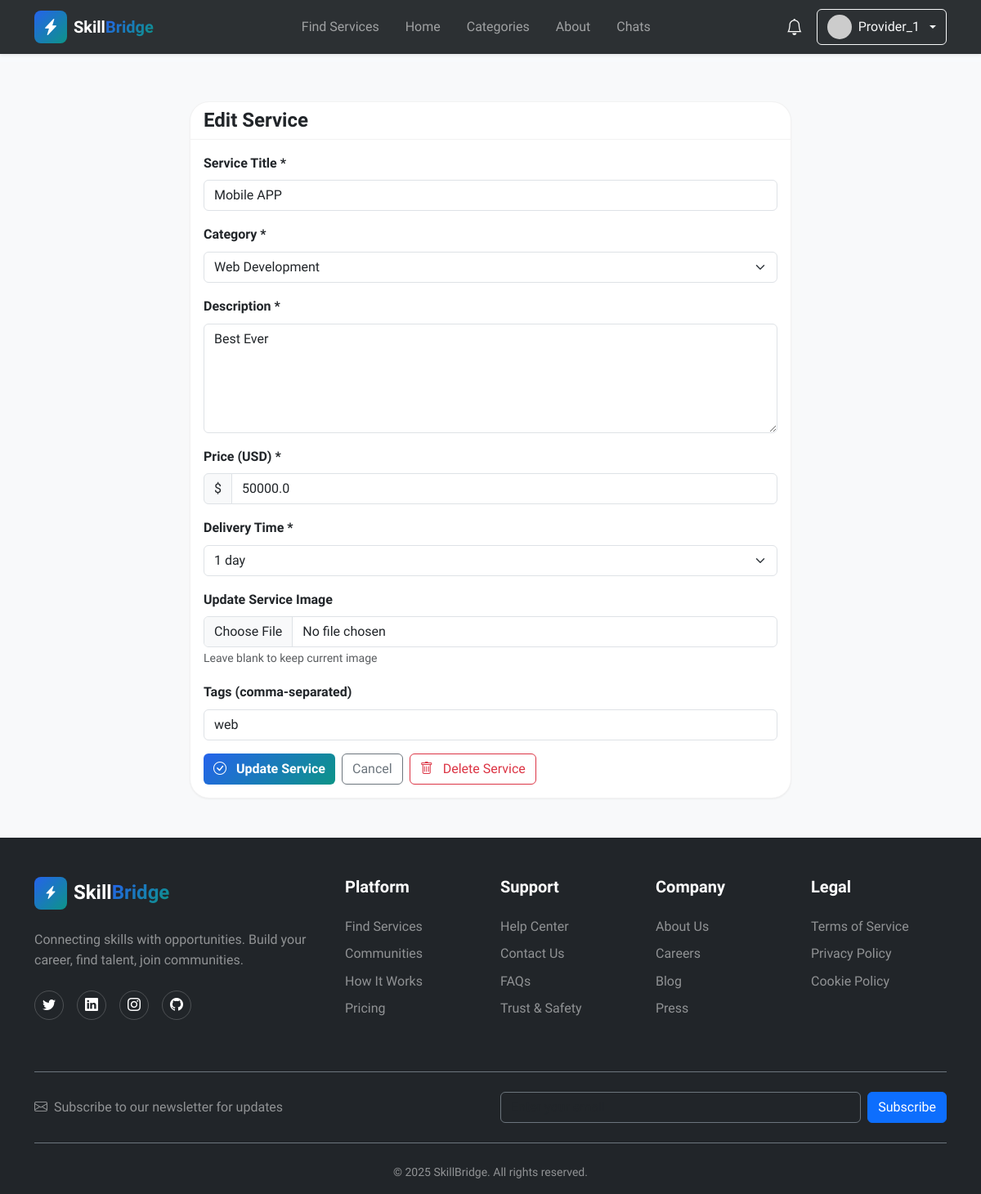
Screenshot of /service/4/edit (signed in) with the database file from the repository.
### models.py (models this page shows, shortened)
class User(UserMixin, db.Model):
    __tablename__ = 'users'
    id = db.Column(db.Integer, primary_key=True)
    username = db.Column(db.String(80), unique=True, nullable=False, index=True)
    email = db.Column(db.String(120), unique=True, nullable=False, index=True)
    password_hash = db.Column(db.String(255), nullable=False)
    user_type = db.Column(db.String(20), nullable=False, default='client')
    full_name = db.Column(db.String(100))
    bio = db.Column(db.Text)
    avatar_url = db.Column(db.String(255), default='default-avatar.png')
    phone = db.Column(db.String(20))
    is_active = db.Column(db.Boolean, default=True)
    is_verified = db.Column(db.Boolean, default=False)
    created_at = db.Column(db.DateTime, default=datetime.utcnow, nullable=False)
    updated_at = db.Column(db.DateTime, default=datetime.utcnow, onupdate=datetime.utcnow)
    services = db.relationship('Service', backref='provider', lazy='dynamic',
                              foreign_keys='Service.user_id')
    reviews = db.relationship('Review', backref='reviewer', lazy='dynamic',
                             foreign_keys='Review.user_id')
    orders_as_buyer = db.relationship('Order', backref='buyer', lazy='dynamic',
                                     foreign_keys='Order.buyer_id')
    orders_as_seller = db.relationship('Order', backref='seller', lazy='dynamic',
                                      foreign_keys='Order.seller_id')
    favorites = db.relationship('Favorite', backref='user', lazy='dynamic',
                               cascade='all, delete-orphan')
    notifications = db.relationship('Notification', backref='user', lazy='dynamic',
                                   cascade='all, delete-orphan')
    def is_admin(self):
        return self.user_type == 'admin'
    def get_unread_notifications_count(self):
        return self.notifications.filter_by(is_read=False).count()
    def get_recent_notifications(self, limit=5):
        return self.notifications.order_by(db.text('created_at desc')).limit(limit)
    def get_avatar_url(self):
        from flask import url_for
        if not self.avatar_url or self.avatar_url == 'default-avatar.png':
            return f"https://ui-avatars.com/api/?name={self.username}&background=random&color=fff&size=128"
        if self.avatar_url.startswith('http'):
            return self.avatar_url
        return url_for('static', filename='avatars/' + self.avatar_url)

class Service(db.Model):
    __tablename__ = 'services'
    id = db.Column(db.Integer, primary_key=True)
    title = db.Column(db.String(200), nullable=False, index=True)
    description = db.Column(db.Text, nullable=False)
    price = db.Column(db.Float, nullable=False)
    delivery_time = db.Column(db.String(50))  # e.g., "3 days", "1 week"
    user_id = db.Column(db.Integer, db.ForeignKey('users.id'), nullable=False, index=True)
    category_id = db.Column(db.Integer, db.ForeignKey('categories.id'), nullable=False, index=True)
    favorited_by = db.relationship('Favorite', backref='service', lazy='dynamic', cascade='all, delete-orphan')
    image_url = db.Column(db.String(255), default='default-service.jpg')
    tags = db.Column(db.String(255))
    is_active = db.Column(db.Boolean, default=True)
    view_count = db.Column(db.Integer, default=0)
    created_at = db.Column(db.DateTime, default=datetime.utcnow, index=True)
    updated_at = db.Column(db.DateTime, default=datetime.utcnow, onupdate=datetime.utcnow)
    reviews = db.relationship('Review', backref='service', lazy='dynamic',
                             cascade='all, delete-orphan')
    orders = db.relationship('Order', backref='service', lazy='dynamic')
    favorited_by = db.relationship('Favorite', backref='service', lazy='dynamic',
                                   cascade='all, delete-orphan')

class Category(db.Model):
    __tablename__ = 'categories'
    id = db.Column(db.Integer, primary_key=True)
    name = db.Column(db.String(100), unique=True, nullable=False, index=True)
    description = db.Column(db.Text)
    icon = db.Column(db.String(50))  # Icon class name (e.g., 'bi-code')
    color = db.Column(db.String(50))  # Color class for styling
    created_at = db.Column(db.DateTime, default=datetime.utcnow)
    services = db.relationship('Service', backref='category', lazy='dynamic')

### routes.py (the view, shortened to what this page needs)
@service_bp.route('/<int:service_id>/edit', methods=['GET', 'POST'])
@login_required
def edit(service_id):
    service = Service.query.get_or_404(service_id)
    if service.user_id != current_user.id and not current_user.is_admin():
        flash('You do not have permission to edit this service.', 'danger')
        return redirect(url_for('service.detail', service_id=service_id))
    categories = category_manager.get_all_categories()
    return render_template('service_edit.html', service=service, categories=categories)

### managers.py (called while the page is built)
    def get_all_categories(self):
        return Category.query.all()

### templates/service_edit.html (shortened to what this page needs)
{% extends 'base.html' %}
{% block content %}
<section class="py-5 bg-light">
    <div class="container">
        <div class="row">
            <div class="col-lg-8 mx-auto">
                <div class="card">
                    <div class="card-header">
                        <h4 class="mb-0">Edit Service</h4>
                    </div>
                    <div class="card-body">
                        <form method="POST" action="{{ url_for('service.edit', service_id=service.id) }}"
                            enctype="multipart/form-data">
                            <div class="mb-3">
                                <label class="form-label">Service Title *</label>
                                <input type="text" class="form-control" name="title" value="{{ service.title }}"
                                    required>
                            </div>
                            <div class="mb-3">
                                <label class="form-label">Category *</label>
                                <select class="form-select" name="category_id" required>
                                    {% for category in categories %}
                                    <option value="{{ category.id }}" {% if category.id==service.category_id
                                        %}selected{% endif %}>
                                        {{ category.name }}
                                    </option>
                                    {% endfor %}
                                </select>
                            </div>
                            <div class="mb-3">
                                <label class="form-label">Description *</label>
                                <textarea class="form-control" name="description" rows="5"
                                    required>{{ service.description }}</textarea>
                            </div>
                            <div class="mb-3">
                                <label class="form-label">Price (USD) *</label>
                                <div class="input-group">
                                    <span class="input-group-text">$</span>
                                    <input type="number" class="form-control" name="price" value="{{ service.price }}"
                                        min="5" step="0.01" required>
                                </div>
                            </div>
                            <div class="mb-3">
                                <label class="form-label">Delivery Time *</label>
                                <select class="form-select" name="delivery_time" required>
                                    <option value="1 day" {% if service.delivery_time=='1 day' %}selected{% endif %}>1
                                        day</option>
                                </select>
                            </div>
                            <div class="mb-3">
                                <label class="form-label">Update Service Image</label>
                                <input type="file" class="form-control" name="image" accept="image/*">
                                <small class="text-muted">Leave blank to keep current image</small>
                            </div>
                            <div class="mb-3">
                                <label class="form-label">Tags (comma-separated)</label>
                                <input type="text" class="form-control" name="tags" value="{{ service.tags }}">
                            </div>
                            <div class="d-flex gap-2">
                                <button type="submit" class="btn btn-gradient-primary">
                                    <i class="bi bi-check-circle me-2"></i>
                                    Update Service
                                </button>
                                <a href="{{ url_for('service.detail', service_id=service.id) }}"
                                    class="btn btn-outline-secondary">
                                    Cancel
                                </a>
                                <form method="POST" action="{{ url_for('service.delete', service_id=service.id) }}"
                                    class="ms-auto">
                                    <button type="submit" class="btn btn-outline-danger"
                                        onclick="return confirm('Are you sure you want to delete this service?')">
                                        <i class="bi bi-trash me-2"></i>
                                        Delete Service
                                    </button>
                                </form>
                            </div>
                        </form>
                    </div>
                </div>
            </div>
        </div>
    </div>
</section>
{% endblock %}

### templates/components/header.html (shortened to what this page needs)
<header class="navbar navbar-expand-lg navbar-dark bg-dark fixed-top shadow-sm">
    <div class="container">
        <a class="navbar-brand d-flex align-items-center" href="{{ url_for('main.index') }}">
            <div class="logo-icon gradient-primary rounded-3 p-2 me-2">
                <i class="bi bi-lightning-charge-fill text-white"></i>
            </div>
            <span class="fw-bold">Skill<span class="text-gradient">Bridge</span></span>
        </a>
        <div class="collapse navbar-collapse" id="navbarNav">
            <ul class="navbar-nav mx-auto">
                <li class="nav-item">
                    <a class="nav-link" href="{{ url_for('service.browse') }}">Find Services</a>
                </li>
                <li class="nav-item">
                    <a class="nav-link" href="{{ url_for('main.index') }}">Home</a>
                </li>
                <li class="nav-item">
                    <a class="nav-link" href="{{ url_for('main.index') }}#categories">Categories</a>
                </li>
                <li class="nav-item">
                    <a class="nav-link" href="{{ url_for('main.about') }}">About</a>
                </li>
                {% if current_user.is_authenticated %}
                <li class="nav-item">
                    <a class="nav-link" href="{{ url_for('user.chats') }}">Chats</a>
                </li>
                {% endif %}
            </ul>
            <div class="d-flex align-items-center gap-3 mt-3 mt-lg-0">
                {% if current_user.is_authenticated %}
                <div class="dropdown">
                    <button class="btn btn-link text-white position-relative p-0" type="button"
                        data-bs-toggle="dropdown">
                        <i class="bi bi-bell fs-5"></i>
                    </button>
                </div>
                <div class="dropdown">
                    <button class="btn btn-outline-light dropdown-toggle d-flex align-items-center gap-2" type="button"
                        data-bs-toggle="dropdown">
                        <img src="{{ current_user.get_avatar_url() }}" alt="Avatar" class="rounded-circle" width="30"
                            height="30">
                        <span>{{ current_user.username }}</span>
                    </button>
                </div>
                {% else %}
                <a href="{{ url_for('auth.login') }}" class="btn btn-outline-light">Log In</a>
                <a href="{{ url_for('auth.register') }}" class="btn btn-gradient-primary">Get Started</a>
                {% endif %}
            </div>
        </div>
    </div>
</header>
<div style="height: 76px;"></div>

### static/css/custom.css (style rules this page uses)
:root { --primary: #2563eb; --primary-hover: #1d4ed8; --accent: #0d9488; --background: #f8fafc; --foreground: #1e293b; --card: #ffffff; --border: #e2e8f0; --muted: #64748b; --muted-foreground: #94a3b8; --secondary: #f1f5f9; --success: #10b981; --danger: #ef4444; --primary-color: #2563eb; --primary-dark: #1d4ed8; --primary-light: #3b82f6; --accent-color: #0d9488; --card-bg: #ffffff; --gradient-primary: linear-gradient(135deg, #2563eb 0%, #0d9488 100%); --gradient-accent: linear-gradient(135deg, #f97316 0%, #fb923c 100%); --gradient-hero: linear-gradient(135deg, #1e293b, #334155); --shadow-sm: 0 1px 2px 0 rgba(0, 0, 0, 0.05); --shadow-md: 0 4px 6px -1px rgba(0, 0, 0, 0.08); --shadow-lg: 0 10px 15px -3px rgba(0, 0, 0, 0.08); --shadow-xl: 0 20px 25px -5px rgba(0, 0, 0, 0.1); --shadow-glow: 0 0 40px rgba(37, 99, 235, 0.25); --section-padding: 5rem 0; --radius: 0.75rem; --radius-sm: 0.5rem; --radius-md: 1rem; --radius-lg: 1.5rem; --radius-xl: 2rem; }
* { margin: 0; padding: 0; box-sizing: border-box; }
body { font-family: 'Sora', -apple-system, BlinkMacSystemFont, 'Segoe UI', sans-serif; background-color: var(--background); color: var(--foreground); line-height: 1.6; overflow-x: hidden; }
h1, h2, h3, h4, h5, h6 { font-weight: 700; line-height: 1.2; }
a { transition: all 0.3s ease; }
.gradient-primary { background: var(--gradient-primary); }
.text-gradient { background: var(--gradient-primary); -webkit-background-clip: text; -webkit-text-fill-color: transparent; background-clip: text; }
.btn-gradient-primary { background: var(--gradient-primary); border: none; color: white; font-weight: 600; transition: all 0.3s ease; }
.navbar { backdrop-filter: blur(10px); background-color: rgba(33, 37, 41, 0.95) !important; transition: all 0.3s ease; }
.logo-icon { width: 40px; height: 40px; display: flex; align-items: center; justify-content: center; transition: all 0.3s ease; }
.nav-link { font-weight: 500; position: relative; padding: 0.5rem 1rem !important; }
.nav-link::after { content: ''; position: absolute; bottom: 0; left: 50%; width: 0; height: 2px; background: var(--gradient-primary); transition: all 0.3s ease; transform: translateX(-50%); }
.form-label { font-weight: 600; margin-bottom: 0.5rem; }
.card { border-radius: var(--radius-lg); border: 1px solid rgba(0, 0, 0, 0.05); box-shadow: var(--shadow-sm); }
.card-header { background: transparent; border-bottom: 1px solid rgba(0, 0, 0, 0.05); font-weight: 600; }

### rows the page displays
User: username "Provider_1"
Service: title "Mobile APP", category_id "Web Development", description "Best Ever", price "50000.0", tags "web"
